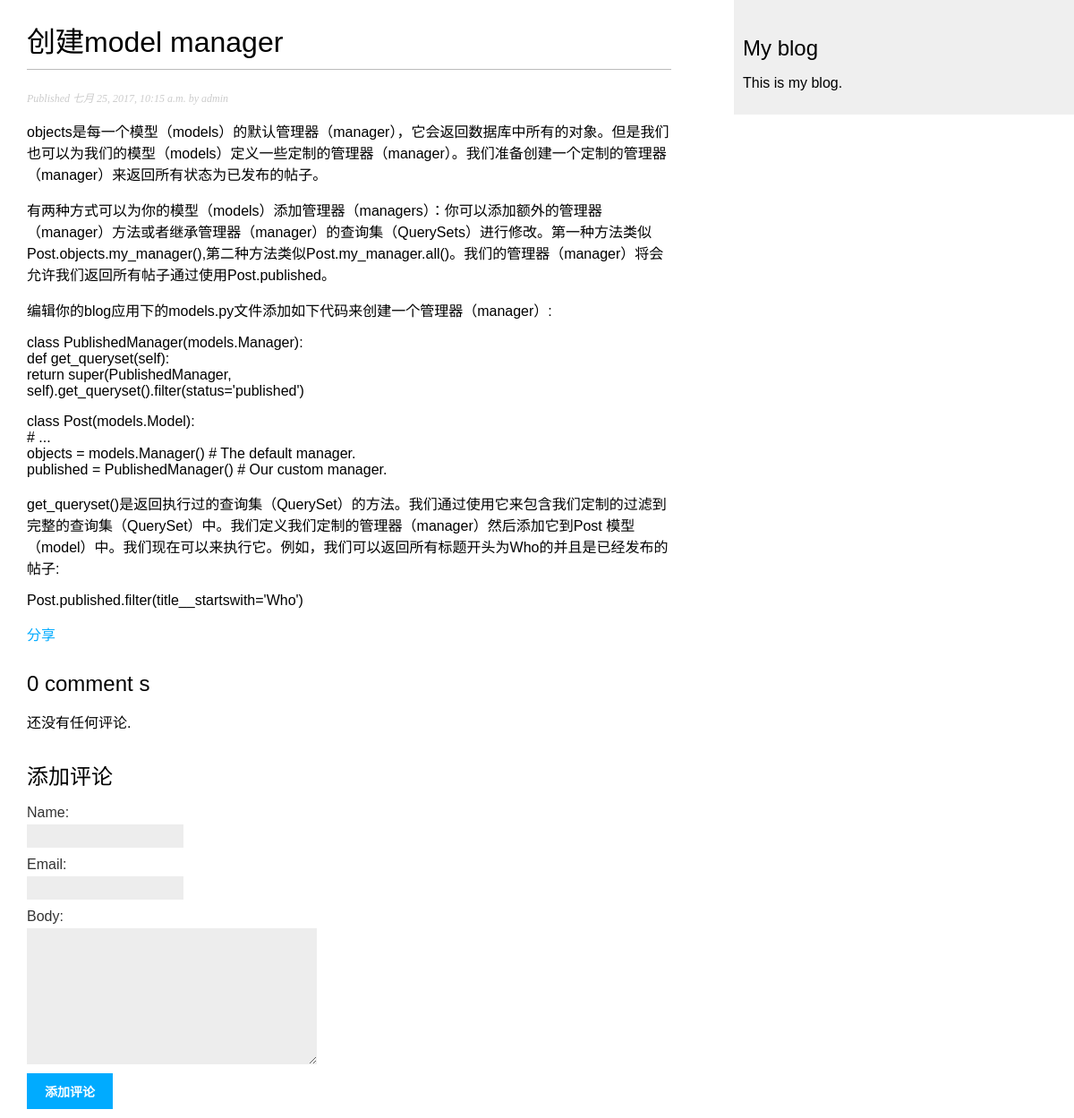
Before: /2017/07/25/model-manager/ with the older database file.
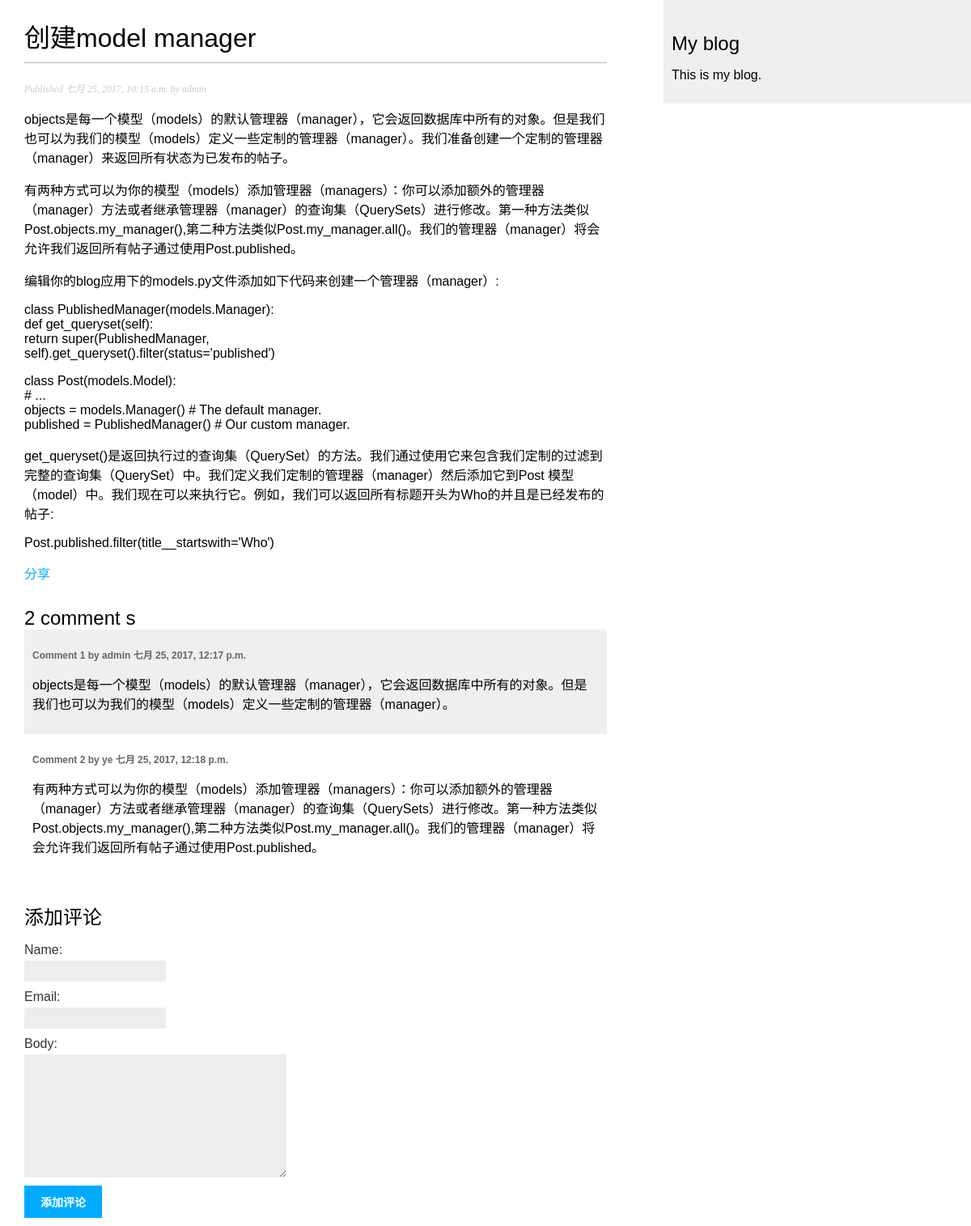
After: the same page with the newer database file.
### blog/models.py (models this page shows, shortened)
class Comment(models.Model):
    post = models.ForeignKey(Post, related_name='comments')
    name = models.CharField(max_length=80)
    email = models.EmailField()
    body = models.TextField()
    created = models.DateTimeField(auto_now_add=True)
    updated = models.DateTimeField(auto_now=True)
    active = models.BooleanField(default=True)
    class Meta:
        verbose_name = '评论'
        verbose_name_plural = verbose_name
        ordering = ('created',)

### blog/views.py (the view)
def post_detail(request, year, month, day, post):
    post = get_object_or_404(Post, slug=post,
                             status='published',
                             publish__year=year,
                             publish__month=month,
                             publish__day=day)
    comments = post.comments.filter(active=True)
    new_comment = None
    if request.method == 'POST':
        comment_form = CommentForm(data=request.POST)
        if comment_form.is_valid():
            new_comment = comment_form.save(commit=False)
            new_comment.post = post
            new_comment.save()
    else:
        comment_form = CommentForm()
    return render(request, 'blog/post/detail.html', locals())

### blog/forms.py
class CommentForm(forms.ModelForm):
    class Meta:
        model = Comment
        fields = ('name', 'email', 'body')

### blog/templates/blog/post/detail.html (shortened to what this page needs)
{% extends "blog/base.html" %}
{% block content %}
    <h1>{{ post.title }}</h1>
    <p class="date">
        Published {{ post.publish }} by {{ post.author }}
    </p>
    {{ post.body | linebreaks }}
    <p>
        <a href="{% url 'blog:post_share' post.id %}">分享</a>
    </p>
    {% with comments.count as total_comments %}
        <h2>{{ total_comments }} comment {{ total_comments | pluralize }}</h2>
    {% endwith %}
    {% for comment in comments %}
        <div class="comment">
            <p class="info">
                Comment {{ forloop.counter }} by {{ comment.name }}
                {{ comment.created }}
            </p>
            {{ comment.body | linebreaks }}
        </div>
    {% empty %}
        <p>还没有任何评论.</p>
    {% endfor %}
    {% if new_comment %}
        <h2>你的评论已经添加！</h2>
    {% else %}
        <h2>添加评论</h2>
        <form action="." method="post">
            {{ comment_form.as_p }}
            <p>
                <input type="submit" value="添加评论">
            </p>
        </form>
    {% endif %}
{% endblock %}

Changed rows visible on the page:
added Comment: name "admin", created "七月 25, 2017, 12:17 p.m.", body "objects是每一个模型（models）的默认管理器（manager），它会返回数据库中所有的对象。但是我们也可以为我们的模型（models）定义一些定制的管理器（manager）。"
added Comment: name "ye", created "七月 25, 2017, 12:18 p.m.", body "有两种方式可以为你的模型（models）添加管理器（managers）：你可以添加额外的管理器（manager）方法或者继承管理器（manager）的查询集（QuerySets）进行修改。第一种方法类似Post.objects.my_manager(),第二种方法类似Post.my_manager.all()。我们的管理器（manager）将会允许我们返回所有帖子通过使用Post.published。"
Other visible differences:
{{ total_comments }}: "0" → "2"
text no longer shown: "还没有任何评论."
